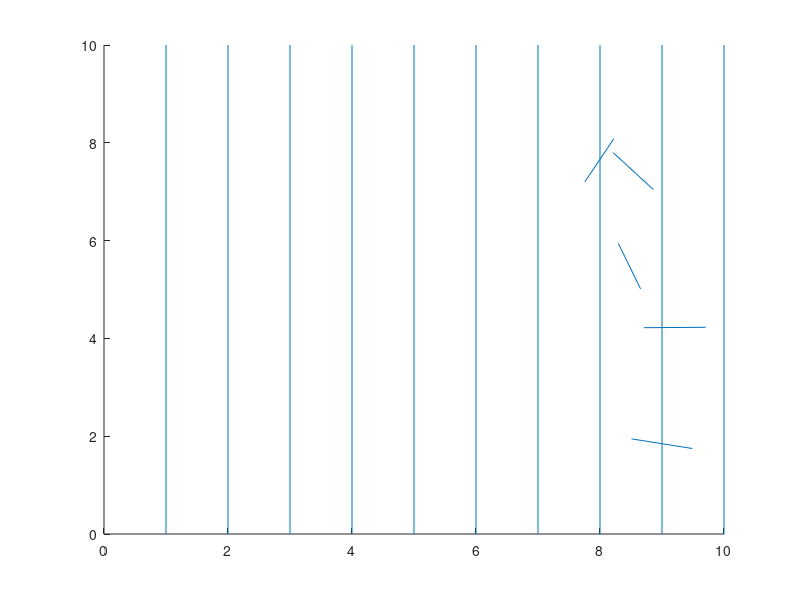

Reproduce this figure in MATLAB.
%preamble
close all; clear all; clc;

%initialize n_cross
n_cross=0;

y1 = [0,10];
for i = 1:10
    x1 = [i,i];
    line(x1,y1)
end

hold on

%define a line of a specified length
n = input('Number of Needles:\n');
for i = 1:n
x = 10*rand;
y = 10*rand;
theta = 2*pi*rand;
x_values = [x,x + cos(theta)];
y_values = [y, y + sin(theta)];
line(x_values, y_values)
end



axis([0, 10, 0, 10])

